Frame 1 (no input): blank canvas, image omitted
Frame 60 (no input): blank canvas, image omitted
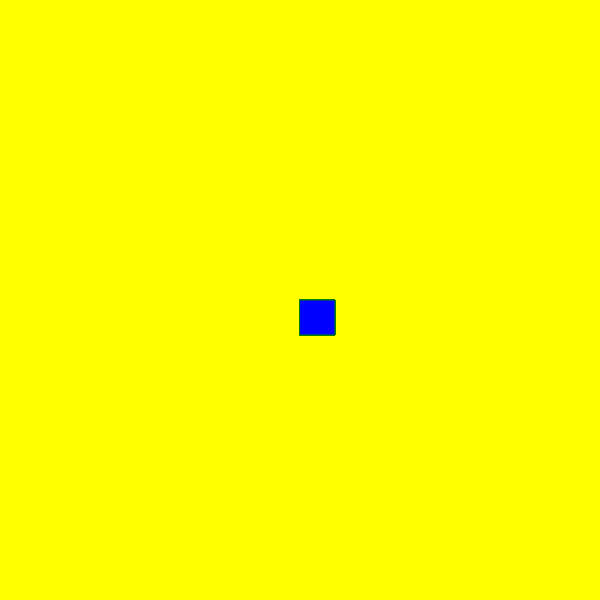
Frame 120 (the mouse pressed at the canvas centre since frame 60)

The p5.js sketch whose frames 1 and 60 were blank and that drew this single picture after the mouse press (run headless with seeded random() and noise() and a simulated clock; from frame 60 on, the mouse is pressed at the canvas centre):

// p5.js sketch
// ── sketch.js
function setup() {
    createCanvas(600, 600);
    background("yellow");
  }
  
  function draw() {
    
  
    stroke("green");
    fill("blue");
  
    //console.log(mouseIsPressed);
  
    if (mouseIsPressed) {
      rect(mouseX, mouseY, 35, 35);
    }
  }
